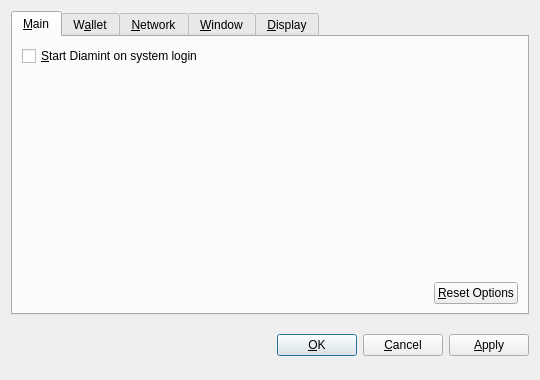
<?xml version="1.0" encoding="UTF-8"?>
<ui version="4.0">
 <class>OptionsDialog</class>
 <widget class="QDialog" name="OptionsDialog">
  <property name="geometry">
   <rect>
    <x>0</x>
    <y>0</y>
    <width>540</width>
    <height>380</height>
   </rect>
  </property>
  <property name="windowTitle">
   <string>Options</string>
  </property>
  <property name="modal">
   <bool>true</bool>
  </property>
  <layout class="QVBoxLayout" name="verticalLayout">
   <item>
    <widget class="QTabWidget" name="tabWidget">
     <property name="tabPosition">
      <enum>QTabWidget::North</enum>
     </property>
     <property name="currentIndex">
      <number>0</number>
     </property>
     <widget class="QWidget" name="tabMain">
      <attribute name="title">
       <string>&amp;Main</string>
      </attribute>
      <layout class="QVBoxLayout" name="verticalLayout_Main">
       <item>
        <widget class="QCheckBox" name="bitcoinAtStartup">
         <property name="toolTip">
          <string>Automatically start Diamint after logging in to the system.</string>
         </property>
         <property name="text">
          <string>&amp;Start Diamint on system login</string>
         </property>
        </widget>
       </item>
       <item>
        <spacer name="verticalSpacer_Main">
         <property name="orientation">
          <enum>Qt::Vertical</enum>
         </property>
         <property name="sizeHint" stdset="0">
          <size>
           <width>20</width>
           <height>40</height>
          </size>
         </property>
        </spacer>
       </item>
       <item>
        <layout class="QHBoxLayout" name="horizontalLayout_2_Main">
         <item>
          <spacer name="horizontalSpacer_2_Main">
           <property name="orientation">
            <enum>Qt::Horizontal</enum>
           </property>
           <property name="sizeHint" stdset="0">
            <size>
             <width>40</width>
             <height>20</height>
            </size>
           </property>
          </spacer>
         </item>
         <item>
          <widget class="QPushButton" name="resetButton">
           <property name="toolTip">
            <string>Reset all client options to default.</string>
           </property>
           <property name="text">
            <string>&amp;Reset Options</string>
           </property>
           <property name="autoDefault">
            <bool>false</bool>
           </property>
          </widget>
         </item>
        </layout>
       </item>
      </layout>
     </widget>
     <widget class="QWidget" name="tabWallet">
      <attribute name="title">
       <string>W&amp;allet</string>
      </attribute>
      <layout class="QVBoxLayout" name="verticalLayout_Network">
       <item>
        <widget class="QLabel" name="transactionFeeInfoLabel">
         <property name="text">
          <string>Optional transaction fee per kB that helps make sure your transactions are processed quickly. Most transactions are 1 kB.</string>
         </property>
         <property name="textFormat">
          <enum>Qt::PlainText</enum>
         </property>
         <property name="wordWrap">
          <bool>true</bool>
         </property>
        </widget>
       </item>
       <item>
        <layout class="QHBoxLayout" name="horizontalLayout_1_Main">
         <item>
          <widget class="QLabel" name="transactionFeeLabel">
           <property name="text">
            <string>Pay transaction &amp;fee</string>
           </property>
           <property name="textFormat">
            <enum>Qt::PlainText</enum>
           </property>
           <property name="buddy">
            <cstring>transactionFee</cstring>
           </property>
          </widget>
         </item>
         <item>
          <widget class="BitcoinAmountField" name="transactionFee"/>
         </item>
         <item>
          <spacer name="horizontalSpacer_1_Main">
           <property name="orientation">
            <enum>Qt::Horizontal</enum>
           </property>
           <property name="sizeHint" stdset="0">
            <size>
             <width>40</width>
             <height>20</height>
            </size>
           </property>
          </spacer>
         </item>
        </layout>
       </item>
       <item>
        <widget class="QLabel" name="label">
         <property name="text">
          <string>If you disable the spending of unconfirmed change, the change from a transaction cannot be used until that transaction has at least one confirmation. This also affects how your balance is computed.</string>
         </property>
         <property name="wordWrap">
          <bool>true</bool>
         </property>
        </widget>
       </item>
       <item>
        <widget class="QCheckBox" name="spendZeroConfChange">
         <property name="text">
          <string>Spend unconfirmed change  (experts only)</string>
         </property>
        </widget>
       </item>
       <item>
        <spacer name="verticalSpacer">
         <property name="orientation">
          <enum>Qt::Vertical</enum>
         </property>
         <property name="sizeHint" stdset="0">
          <size>
           <width>20</width>
           <height>40</height>
          </size>
         </property>
        </spacer>
       </item>
      </layout>
     </widget>
     <widget class="QWidget" name="tabNetwork">
      <attribute name="title">
       <string>&amp;Network</string>
      </attribute>
      <layout class="QVBoxLayout" name="verticalLayout_Network">
       <item>
        <widget class="QCheckBox" name="mapPortUpnp">
         <property name="toolTip">
          <string>Automatically open the Diamint client port on the router. This only works when your router supports UPnP and it is enabled.</string>
         </property>
         <property name="text">
          <string>Map port using &amp;UPnP</string>
         </property>
        </widget>
       </item>
       <item>
        <widget class="QCheckBox" name="connectSocks">
         <property name="toolTip">
          <string>Connect to the Diamint network through a SOCKS proxy (e.g. when connecting through Tor).</string>
         </property>
         <property name="text">
          <string>&amp;Connect through SOCKS proxy:</string>
         </property>
        </widget>
       </item>
       <item>
        <layout class="QHBoxLayout" name="horizontalLayout_Network">
         <item>
          <widget class="QLabel" name="proxyIpLabel">
           <property name="text">
            <string>Proxy &amp;IP:</string>
           </property>
           <property name="textFormat">
            <enum>Qt::PlainText</enum>
           </property>
           <property name="buddy">
            <cstring>proxyIp</cstring>
           </property>
          </widget>
         </item>
         <item>
          <widget class="QValidatedLineEdit" name="proxyIp">
           <property name="maximumSize">
            <size>
             <width>140</width>
             <height>16777215</height>
            </size>
           </property>
           <property name="toolTip">
            <string>IP address of the proxy (e.g. 127.0.0.1)</string>
           </property>
          </widget>
         </item>
         <item>
          <widget class="QLabel" name="proxyPortLabel">
           <property name="text">
            <string>&amp;Port:</string>
           </property>
           <property name="textFormat">
            <enum>Qt::PlainText</enum>
           </property>
           <property name="buddy">
            <cstring>proxyPort</cstring>
           </property>
          </widget>
         </item>
         <item>
          <widget class="QLineEdit" name="proxyPort">
           <property name="maximumSize">
            <size>
             <width>55</width>
             <height>16777215</height>
            </size>
           </property>
           <property name="toolTip">
            <string>Port of the proxy (e.g. 9050)</string>
           </property>
          </widget>
         </item>
         <item>
          <widget class="QLabel" name="socksVersionLabel">
           <property name="text">
            <string>SOCKS &amp;Version:</string>
           </property>
           <property name="textFormat">
            <enum>Qt::PlainText</enum>
           </property>
           <property name="buddy">
            <cstring>socksVersion</cstring>
           </property>
          </widget>
         </item>
         <item>
          <widget class="QValueComboBox" name="socksVersion">
           <property name="toolTip">
            <string>SOCKS version of the proxy (e.g. 5)</string>
           </property>
          </widget>
         </item>
         <item>
          <spacer name="horizontalSpacer_Network">
           <property name="orientation">
            <enum>Qt::Horizontal</enum>
           </property>
           <property name="sizeHint" stdset="0">
            <size>
             <width>40</width>
             <height>20</height>
            </size>
           </property>
          </spacer>
         </item>
        </layout>
       </item>
       <item>
        <spacer name="verticalSpacer_Network">
         <property name="orientation">
          <enum>Qt::Vertical</enum>
         </property>
         <property name="sizeHint" stdset="0">
          <size>
           <width>20</width>
           <height>40</height>
          </size>
         </property>
        </spacer>
       </item>
      </layout>
     </widget>
     <widget class="QWidget" name="tabWindow">
      <attribute name="title">
       <string>&amp;Window</string>
      </attribute>
      <layout class="QVBoxLayout" name="verticalLayout_Window">
       <item>
        <widget class="QCheckBox" name="minimizeToTray">
         <property name="toolTip">
          <string>Show only a tray icon after minimizing the window.</string>
         </property>
         <property name="text">
          <string>&amp;Minimize to the tray instead of the taskbar</string>
         </property>
        </widget>
       </item>
       <item>
        <widget class="QCheckBox" name="minimizeOnClose">
         <property name="toolTip">
          <string>Minimize instead of exit the application when the window is closed. When this option is enabled, the application will be closed only after selecting Quit in the menu.</string>
         </property>
         <property name="text">
          <string>M&amp;inimize on close</string>
         </property>
        </widget>
       </item>
       <item>
        <spacer name="verticalSpacer_Window">
         <property name="orientation">
          <enum>Qt::Vertical</enum>
         </property>
         <property name="sizeHint" stdset="0">
          <size>
           <width>20</width>
           <height>40</height>
          </size>
         </property>
        </spacer>
       </item>
      </layout>
     </widget>
     <widget class="QWidget" name="tabDisplay">
      <attribute name="title">
       <string>&amp;Display</string>
      </attribute>
      <layout class="QVBoxLayout" name="verticalLayout_Display">
       <item>
        <layout class="QHBoxLayout" name="horizontalLayout_1_Display">
         <item>
          <widget class="QLabel" name="langLabel">
           <property name="text">
            <string>User Interface &amp;language:</string>
           </property>
           <property name="textFormat">
            <enum>Qt::PlainText</enum>
           </property>
           <property name="buddy">
            <cstring>lang</cstring>
           </property>
          </widget>
         </item>
         <item>
          <widget class="QValueComboBox" name="lang">
           <property name="toolTip">
            <string>The user interface language can be set here. This setting will take effect after restarting Diamint.</string>
           </property>
          </widget>
         </item>
        </layout>
       </item>
       <item>
        <layout class="QHBoxLayout" name="horizontalLayout_2_Display">
         <item>
          <widget class="QLabel" name="unitLabel">
           <property name="text">
            <string>&amp;Unit to show amounts in:</string>
           </property>
           <property name="textFormat">
            <enum>Qt::PlainText</enum>
           </property>
           <property name="buddy">
            <cstring>unit</cstring>
           </property>
          </widget>
         </item>
         <item>
          <widget class="QValueComboBox" name="unit">
           <property name="toolTip">
            <string>Choose the default subdivision unit to show in the interface and when sending coins.</string>
           </property>
          </widget>
         </item>
        </layout>
       </item>
       <item>
        <widget class="QCheckBox" name="displayAddresses">
         <property name="toolTip">
          <string>Whether to show Diamint addresses in the transaction list or not.</string>
         </property>
         <property name="text">
          <string>&amp;Display addresses in transaction list</string>
         </property>
        </widget>
       </item>
       <item>
        <widget class="QCheckBox" name="coinControlFeatures">
         <property name="toolTip">
          <string>Whether to show coin control features or not.</string>
         </property>
         <property name="text">
          <string>Display coin &amp;control features (experts only!)</string>
         </property>
        </widget>
       </item>
       <item>
        <spacer name="verticalSpacer_Display">
         <property name="orientation">
          <enum>Qt::Vertical</enum>
         </property>
         <property name="sizeHint" stdset="0">
          <size>
           <width>20</width>
           <height>40</height>
          </size>
         </property>
        </spacer>
       </item>
      </layout>
     </widget>
    </widget>
   </item>
   <item>
    <layout class="QHBoxLayout" name="horizontalLayout_Buttons">
     <item>
      <spacer name="horizontalSpacer_1">
       <property name="orientation">
        <enum>Qt::Horizontal</enum>
       </property>
       <property name="sizeHint" stdset="0">
        <size>
         <width>40</width>
         <height>48</height>
        </size>
       </property>
      </spacer>
     </item>
     <item>
      <widget class="QLabel" name="statusLabel">
       <property name="font">
        <font>
         <weight>75</weight>
         <bold>true</bold>
        </font>
       </property>
       <property name="text">
        <string/>
       </property>
       <property name="textFormat">
        <enum>Qt::PlainText</enum>
       </property>
       <property name="wordWrap">
        <bool>true</bool>
       </property>
      </widget>
     </item>
     <item>
      <spacer name="horizontalSpacer_2">
       <property name="orientation">
        <enum>Qt::Horizontal</enum>
       </property>
       <property name="sizeHint" stdset="0">
        <size>
         <width>40</width>
         <height>48</height>
        </size>
       </property>
      </spacer>
     </item>
     <item>
      <widget class="QPushButton" name="okButton">
       <property name="text">
        <string>&amp;OK</string>
       </property>
      </widget>
     </item>
     <item>
      <widget class="QPushButton" name="cancelButton">
       <property name="text">
        <string>&amp;Cancel</string>
       </property>
       <property name="autoDefault">
        <bool>false</bool>
       </property>
      </widget>
     </item>
     <item>
      <widget class="QPushButton" name="applyButton">
       <property name="text">
        <string>&amp;Apply</string>
       </property>
       <property name="autoDefault">
        <bool>false</bool>
       </property>
      </widget>
     </item>
    </layout>
   </item>
  </layout>
 </widget>
 <customwidgets>
  <customwidget>
   <class>BitcoinAmountField</class>
   <extends>QSpinBox</extends>
   <header>bitcoinamountfield.h</header>
  </customwidget>
  <customwidget>
   <class>QValueComboBox</class>
   <extends>QComboBox</extends>
   <header>qvaluecombobox.h</header>
  </customwidget>
  <customwidget>
   <class>QValidatedLineEdit</class>
   <extends>QLineEdit</extends>
   <header>qvalidatedlineedit.h</header>
  </customwidget>
 </customwidgets>
 <resources/>
 <connections/>
</ui>
